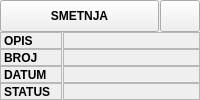
           <widget class="QWidget" name="tabSmetnja">
            <attribute name="title">
             <string>  SMETNJA  </string>
            </attribute>
            <layout class="QVBoxLayout" name="verticalLayout_9">
             <property name="spacing">
              <number>0</number>
             </property>
             <property name="leftMargin">
              <number>0</number>
             </property>
             <property name="topMargin">
              <number>0</number>
             </property>
             <property name="rightMargin">
              <number>0</number>
             </property>
             <property name="bottomMargin">
              <number>0</number>
             </property>
             <item>
              <widget class="QFrame" name="frame_40">
               <property name="frameShape">
                <enum>QFrame::NoFrame</enum>
               </property>
               <property name="frameShadow">
                <enum>QFrame::Raised</enum>
               </property>
               <layout class="QHBoxLayout" name="horizontalLayout_35">
                <property name="spacing">
                 <number>1</number>
                </property>
                <property name="leftMargin">
                 <number>0</number>
                </property>
                <property name="topMargin">
                 <number>0</number>
                </property>
                <property name="rightMargin">
                 <number>0</number>
                </property>
                <property name="bottomMargin">
                 <number>0</number>
                </property>
                <item>
                 <widget class="QPushButton" name="btnStavkaPrigovoraSmetnja2">
                  <property name="minimumSize">
                   <size>
                    <width>0</width>
                    <height>32</height>
                   </size>
                  </property>
                  <property name="font">
                   <font>
                    <weight>75</weight>
                    <bold>true</bold>
                   </font>
                  </property>
                  <property name="text">
                   <string>SMETNJA</string>
                  </property>
                 </widget>
                </item>
                <item>
                 <widget class="QPushButton" name="btnIznosNaRacunuClear_4">
                  <property name="sizePolicy">
                   <sizepolicy hsizetype="Maximum" vsizetype="Fixed">
                    <horstretch>0</horstretch>
                    <verstretch>0</verstretch>
                   </sizepolicy>
                  </property>
                  <property name="minimumSize">
                   <size>
                    <width>0</width>
                    <height>32</height>
                   </size>
                  </property>
                  <property name="maximumSize">
                   <size>
                    <width>16777215</width>
                    <height>16777215</height>
                   </size>
                  </property>
                  <property name="cursor">
                   <cursorShape>PointingHandCursor</cursorShape>
                  </property>
                  <property name="toolTip">
                   <string>Filter</string>
                  </property>
                  <property name="icon">
                   <iconset resource="../../../resources/DonatForm.qrc">
                    <normaloff>:/InDonat/Forms/images/DEL.GIF</normaloff>:/InDonat/Forms/images/DEL.GIF</iconset>
                  </property>
                  <property name="autoExclusive">
                   <bool>true</bool>
                  </property>
                 </widget>
                </item>
               </layout>
              </widget>
             </item>
             <item>
              <widget class="QFrame" name="frame_43">
               <property name="frameShape">
                <enum>QFrame::NoFrame</enum>
               </property>
               <property name="frameShadow">
                <enum>QFrame::Raised</enum>
               </property>
               <layout class="QHBoxLayout" name="horizontalLayout_36">
                <property name="spacing">
                 <number>1</number>
                </property>
                <property name="leftMargin">
                 <number>0</number>
                </property>
                <property name="topMargin">
                 <number>0</number>
                </property>
                <property name="rightMargin">
                 <number>0</number>
                </property>
                <property name="bottomMargin">
                 <number>0</number>
                </property>
                <item>
                 <widget class="QLabel" name="lblNetoTitle_13">
                  <property name="sizePolicy">
                   <sizepolicy hsizetype="Maximum" vsizetype="Preferred">
                    <horstretch>0</horstretch>
                    <verstretch>0</verstretch>
                   </sizepolicy>
                  </property>
                  <property name="minimumSize">
                   <size>
                    <width>62</width>
                    <height>0</height>
                   </size>
                  </property>
                  <property name="font">
                   <font>
                    <weight>75</weight>
                    <bold>true</bold>
                   </font>
                  </property>
                  <property name="toolTip">
                   <string/>
                  </property>
                  <property name="frameShape">
                   <enum>QFrame::StyledPanel</enum>
                  </property>
                  <property name="text">
                   <string>OPIS</string>
                  </property>
                 </widget>
                </item>
                <item>
                 <widget class="QLabel" name="lblNeto_10">
                  <property name="font">
                   <font>
                    <weight>75</weight>
                    <bold>true</bold>
                   </font>
                  </property>
                  <property name="frameShape">
                   <enum>QFrame::StyledPanel</enum>
                  </property>
                  <property name="text">
                   <string/>
                  </property>
                  <property name="alignment">
                   <set>Qt::AlignCenter</set>
                  </property>
                 </widget>
                </item>
               </layout>
              </widget>
             </item>
             <item>
              <widget class="QFrame" name="frame_41">
               <property name="frameShape">
                <enum>QFrame::NoFrame</enum>
               </property>
               <property name="frameShadow">
                <enum>QFrame::Raised</enum>
               </property>
               <layout class="QHBoxLayout" name="horizontalLayout_37">
                <property name="spacing">
                 <number>1</number>
                </property>
                <property name="leftMargin">
                 <number>0</number>
                </property>
                <property name="topMargin">
                 <number>0</number>
                </property>
                <property name="rightMargin">
                 <number>0</number>
                </property>
                <property name="bottomMargin">
                 <number>0</number>
                </property>
                <item>
                 <widget class="QLabel" name="lblNetoTitle_14">
                  <property name="sizePolicy">
                   <sizepolicy hsizetype="Maximum" vsizetype="Preferred">
                    <horstretch>0</horstretch>
                    <verstretch>0</verstretch>
                   </sizepolicy>
                  </property>
                  <property name="minimumSize">
                   <size>
                    <width>62</width>
                    <height>0</height>
                   </size>
                  </property>
                  <property name="font">
                   <font>
                    <weight>75</weight>
                    <bold>true</bold>
                   </font>
                  </property>
                  <property name="toolTip">
                   <string/>
                  </property>
                  <property name="frameShape">
                   <enum>QFrame::StyledPanel</enum>
                  </property>
                  <property name="text">
                   <string>BROJ</string>
                  </property>
                 </widget>
                </item>
                <item>
                 <widget class="QLabel" name="lblNeto_11">
                  <property name="font">
                   <font>
                    <weight>75</weight>
                    <bold>true</bold>
                   </font>
                  </property>
                  <property name="frameShape">
                   <enum>QFrame::StyledPanel</enum>
                  </property>
                  <property name="text">
                   <string/>
                  </property>
                  <property name="alignment">
                   <set>Qt::AlignCenter</set>
                  </property>
                 </widget>
                </item>
               </layout>
              </widget>
             </item>
             <item>
              <widget class="QFrame" name="frame_42">
               <property name="frameShape">
                <enum>QFrame::NoFrame</enum>
               </property>
               <property name="frameShadow">
                <enum>QFrame::Raised</enum>
               </property>
               <layout class="QHBoxLayout" name="horizontalLayout_38">
                <property name="spacing">
                 <number>1</number>
                </property>
                <property name="leftMargin">
                 <number>0</number>
                </property>
                <property name="topMargin">
                 <number>0</number>
                </property>
                <property name="rightMargin">
                 <number>0</number>
                </property>
                <property name="bottomMargin">
                 <number>0</number>
                </property>
                <item>
                 <widget class="QLabel" name="lblNetoTitle_15">
                  <property name="sizePolicy">
                   <sizepolicy hsizetype="Maximum" vsizetype="Preferred">
                    <horstretch>0</horstretch>
                    <verstretch>0</verstretch>
                   </sizepolicy>
                  </property>
                  <property name="minimumSize">
                   <size>
                    <width>62</width>
                    <height>0</height>
                   </size>
                  </property>
                  <property name="font">
                   <font>
                    <weight>75</weight>
                    <bold>true</bold>
                   </font>
                  </property>
                  <property name="toolTip">
                   <string/>
                  </property>
                  <property name="frameShape">
                   <enum>QFrame::StyledPanel</enum>
                  </property>
                  <property name="text">
                   <string>DATUM</string>
                  </property>
                 </widget>
                </item>
                <item>
                 <widget class="QLabel" name="lblNeto_12">
                  <property name="font">
                   <font>
                    <weight>75</weight>
                    <bold>true</bold>
                   </font>
                  </property>
                  <property name="frameShape">
                   <enum>QFrame::StyledPanel</enum>
                  </property>
                  <property name="text">
                   <string/>
                  </property>
                  <property name="alignment">
                   <set>Qt::AlignCenter</set>
                  </property>
                 </widget>
                </item>
               </layout>
              </widget>
             </item>
             <item>
              <widget class="QFrame" name="frame_44">
               <property name="frameShape">
                <enum>QFrame::NoFrame</enum>
               </property>
               <property name="frameShadow">
                <enum>QFrame::Raised</enum>
               </property>
               <layout class="QHBoxLayout" name="horizontalLayout_39">
                <property name="spacing">
                 <number>1</number>
                </property>
                <property name="leftMargin">
                 <number>0</number>
                </property>
                <property name="topMargin">
                 <number>0</number>
                </property>
                <property name="rightMargin">
                 <number>0</number>
                </property>
                <property name="bottomMargin">
                 <number>0</number>
                </property>
                <item>
                 <widget class="QLabel" name="lblNetoTitle_16">
                  <property name="sizePolicy">
                   <sizepolicy hsizetype="Maximum" vsizetype="Preferred">
                    <horstretch>0</horstretch>
                    <verstretch>0</verstretch>
                   </sizepolicy>
                  </property>
                  <property name="minimumSize">
                   <size>
                    <width>62</width>
                    <height>0</height>
                   </size>
                  </property>
                  <property name="font">
                   <font>
                    <weight>75</weight>
                    <bold>true</bold>
                   </font>
                  </property>
                  <property name="toolTip">
                   <string/>
                  </property>
                  <property name="frameShape">
                   <enum>QFrame::StyledPanel</enum>
                  </property>
                  <property name="text">
                   <string>STATUS</string>
                  </property>
                 </widget>
                </item>
                <item>
                 <widget class="QLabel" name="lblNeto_13">
                  <property name="font">
                   <font>
                    <weight>75</weight>
                    <bold>true</bold>
                   </font>
                  </property>
                  <property name="frameShape">
                   <enum>QFrame::StyledPanel</enum>
                  </property>
                  <property name="text">
                   <string/>
                  </property>
                  <property name="alignment">
                   <set>Qt::AlignCenter</set>
                  </property>
                 </widget>
                </item>
               </layout>
              </widget>
             </item>
            </layout>
           </widget>
